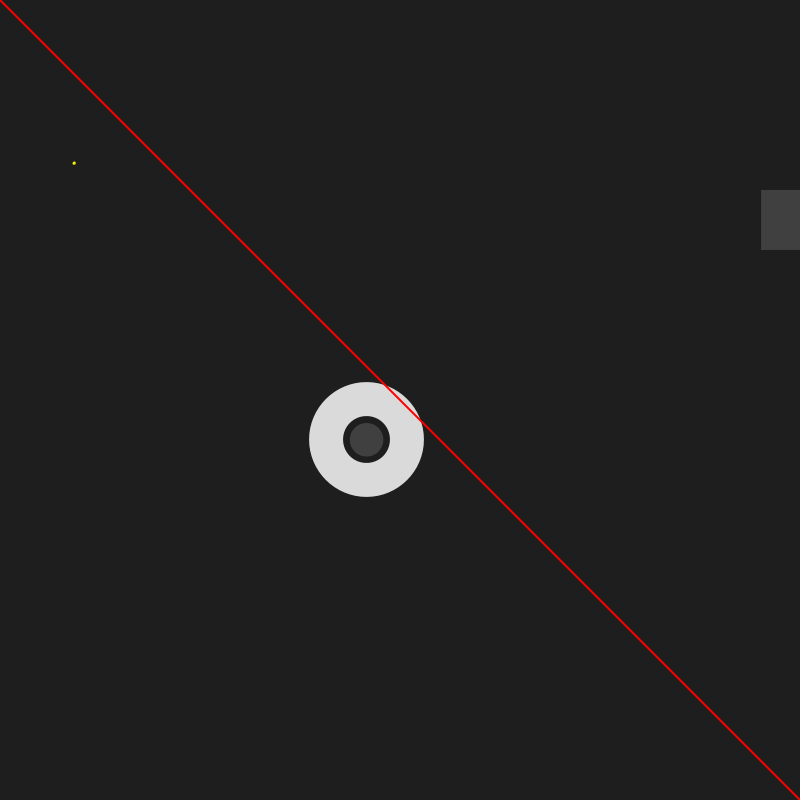
Frame 1 (no input)
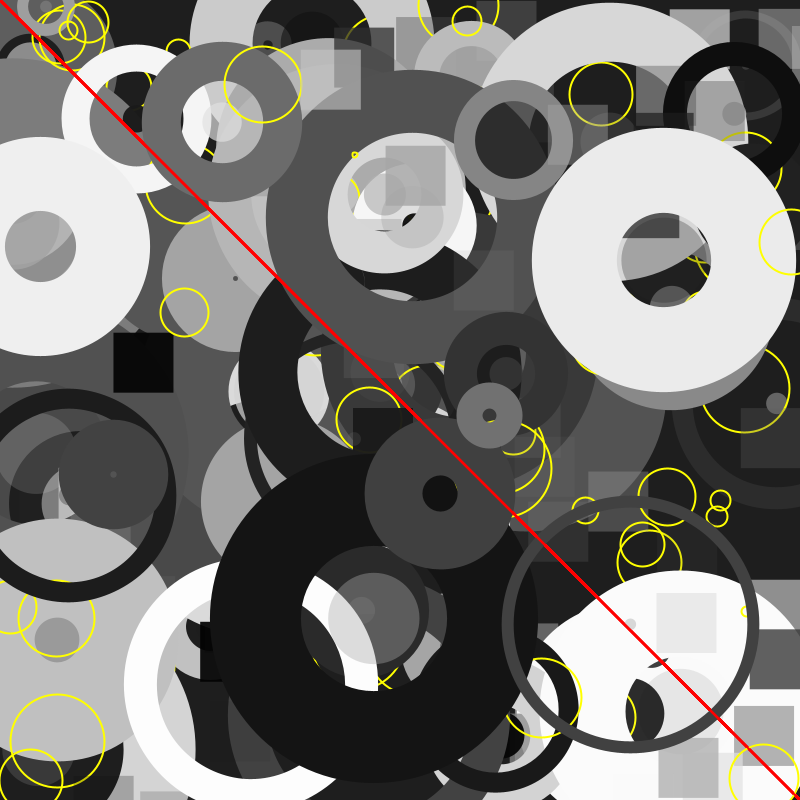
Frame 60 (the mouse pressed at the canvas centre just before this capture)
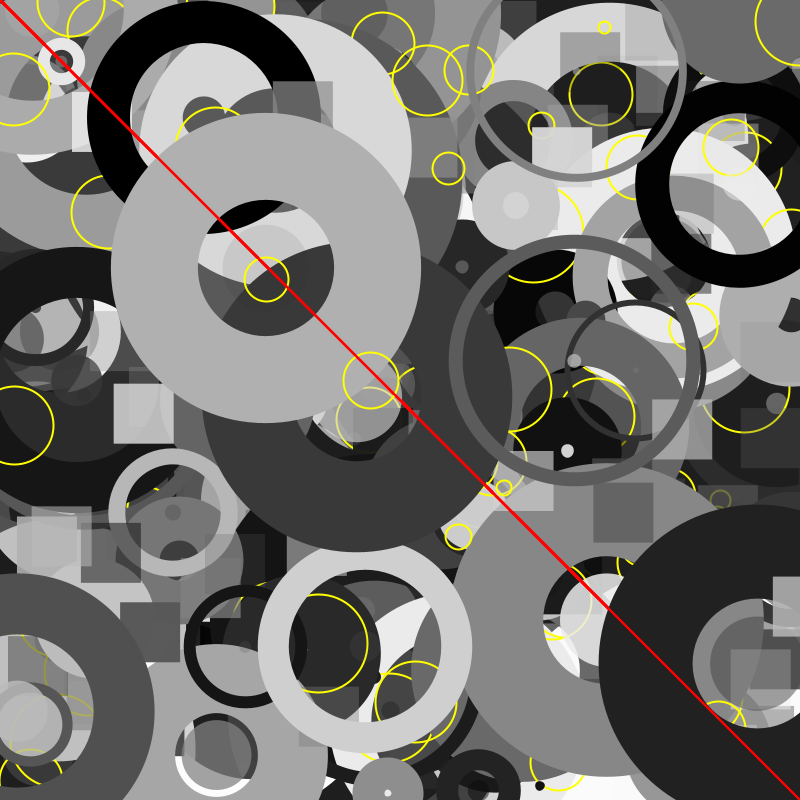
Frame 120 (the mouse held since frame 60 and released just before this capture)

The Processing sketch that drew these frames (run headless with seeded random() and noise(); from frame 60 on, the mouse is pressed at the canvas centre):

// Processing sketch: cours1_formes
// ── cours1_formes.pde

//fonction de démarrage
void setup() {
  //dimension de la fenếtre
  size(800, 800);  
  background(30);
  frameRate(60);
}


//fonction de dessin
void draw(){
  fill(random(255),random(255));
  
  noStroke();
  rect(random(width),random(height),60,60);
  
  stroke(random(255));
  strokeWeight(random(255));
  
  circle(random(width),random(height),random(100));
  
  strokeWeight(2);
  stroke(255,0,0);
  line(0,0,width,height);
  
  strokeWeight(2);
  stroke(255,255,0);
  noFill();
  circle(random(width),random(height),random(100));
}
